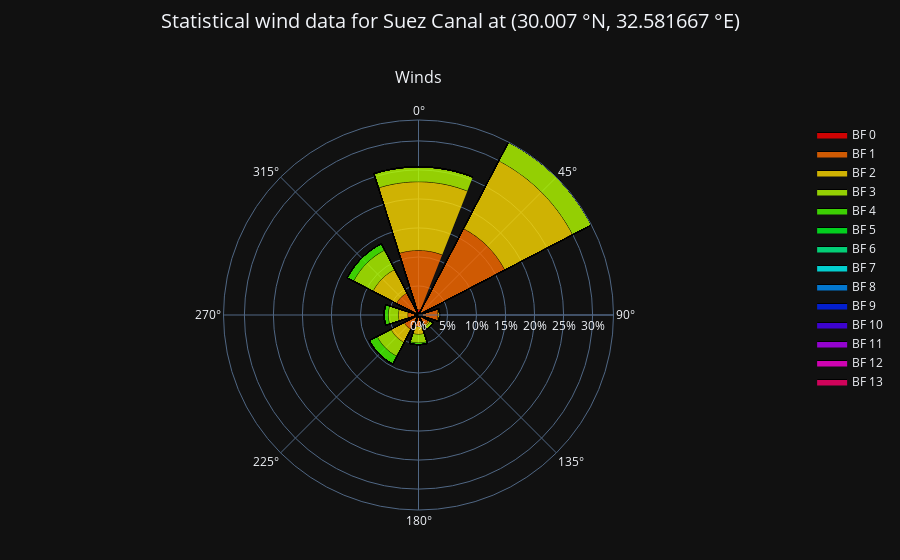

Source (notebook cell):
### Code cell
wind_rose(30.007000, 32.581667, datetime.datetime(2017,1,1), datetime.datetime(2017,2,1), speeds=None, num_directions=8)

### Figure 1 — Plotly figure (JSON) as saved in the notebook; plotly's stock layout.template omitted (floating-point values rounded to 4 significant figures; data arrays with more than 128 entries replaced by an {"elided": "..."} marker saying what was removed)
{"data": [{"hoverinfo": "skip", "line": {"color": "rgba(0,0,0,0)"}, "mode": "lines", "r": {"elided": "360 int values"}, "showlegend": false, "subplot": "polar", "theta": {"elided": "360 float values"}, "type": "scatterpolar"}, {"fill": "tonext", "fillcolor": "hsla(0.0, 100, 50, 0.8)", "line": {"color": "black", "width": 1}, "mode": "lines", "name": "BF 0", "r": {"elided": "360 float values"}, "showlegend": true, "subplot": "polar", "theta": {"elided": "360 float values"}, "type": "scatterpolar"}, {"hoverinfo": "skip", "line": {"color": "rgba(0,0,0,0)"}, "mode": "lines", "r": {"elided": "360 float values"}, "showlegend": false, "subplot": "polar", "theta": {"elided": "360 float values"}, "type": "scatterpolar"}, {"fill": "tonext", "fillcolor": "hsla(25.714285714285715, 100, 50, 0.8)", "line": {"color": "black", "width": 1}, "mode": "lines", "name": "BF 1", "r": {"elided": "360 float values"}, "showlegend": true, "subplot": "polar", "theta": {"elided": "360 float values"}, "type": "scatterpolar"}, {"hoverinfo": "skip", "line": {"color": "rgba(0,0,0,0)"}, "mode": "lines", "r": {"elided": "360 float values"}, "showlegend": false, "subplot": "polar", "theta": {"elided": "360 float values"}, "type": "scatterpolar"}, {"fill": "tonext", "fillcolor": "hsla(51.42857142857143, 100, 50, 0.8)", "line": {"color": "black", "width": 1}, "mode": "lines", "name": "BF 2", "r": {"elided": "360 float values"}, "showlegend": true, "subplot": "polar", "theta": {"elided": "360 float values"}, "type": "scatterpolar"}, {"hoverinfo": "skip", "line": {"color": "rgba(0,0,0,0)"}, "mode": "lines", "r": {"elided": "360 float values"}, "showlegend": false, "subplot": "polar", "theta": {"elided": "360 float values"}, "type": "scatterpolar"}, {"fill": "tonext", "fillcolor": "hsla(77.14285714285714, 100, 50, 0.8)", "line": {"color": "black", "width": 1}, "mode": "lines", "name": "BF 3", "r": {"elided": "360 float values"}, "showlegend": true, "subplot": "polar", "theta": {"elided": "360 float values"}, "type": "scatterpolar"}, {"hoverinfo": "skip", "line": {"color": "rgba(0,0,0,0)"}, "mode": "lines", "r": {"elided": "360 float values"}, "showlegend": false, "subplot": "polar", "theta": {"elided": "360 float values"}, "type": "scatterpolar"}, {"fill": "tonext", "fillcolor": "hsla(102.85714285714286, 100, 50, 0.8)", "line": {"color": "black", "width": 1}, "mode": "lines", "name": "BF 4", "r": {"elided": "360 float values"}, "showlegend": true, "subplot": "polar", "theta": {"elided": "360 float values"}, "type": "scatterpolar"}, {"hoverinfo": "skip", "line": {"color": "rgba(0,0,0,0)"}, "mode": "lines", "r": {"elided": "360 float values"}, "showlegend": false, "subplot": "polar", "theta": {"elided": "360 float values"}, "type": "scatterpolar"}, {"fill": "tonext", "fillcolor": "hsla(128.57142857142858, 100, 50, 0.8)", "line": {"color": "black", "width": 1}, "mode": "lines", "name": "BF 5", "r": {"elided": "360 float values"}, "showlegend": true, "subplot": "polar", "theta": {"elided": "360 float values"}, "type": "scatterpolar"}, {"hoverinfo": "skip", "line": {"color": "rgba(0,0,0,0)"}, "mode": "lines", "r": {"elided": "360 float values"}, "showlegend": false, "subplot": "polar", "theta": {"elided": "360 float values"}, "type": "scatterpolar"}, {"fill": "tonext", "fillcolor": "hsla(154.28571428571428, 100, 50, 0.8)", "line": {"color": "black", "width": 1}, "mode": "lines", "name": "BF 6", "r": {"elided": "360 float values"}, "showlegend": true, "subplot": "polar", "theta": {"elided": "360 float values"}, "type": "scatterpolar"}, {"hoverinfo": "skip", "line": {"color": "rgba(0,0,0,0)"}, "mode": "lines", "r": {"elided": "360 float values"}, "showlegend": false, "subplot": "polar", "theta": {"elided": "360 float values"}, "type": "scatterpolar"}, {"fill": "tonext", "fillcolor": "hsla(180.0, 100, 50, 0.8)", "line": {"color": "black", "width": 1}, "mode": "lines", "name": "BF 7", "r": {"elided": "360 float values"}, "showlegend": true, "subplot": "polar", "theta": {"elided": "360 float values"}, "type": "scatterpolar"}, {"hoverinfo": "skip", "line": {"color": "rgba(0,0,0,0)"}, "mode": "lines", "r": {"elided": "360 float values"}, "showlegend": false, "subplot": "polar", "theta": {"elided": "360 float values"}, "type": "scatterpolar"}, {"fill": "tonext", "fillcolor": "hsla(205.71428571428572, 100, 50, 0.8)", "line": {"color": "black", "width": 1}, "mode": "lines", "name": "BF 8", "r": {"elided": "360 float values"}, "showlegend": true, "subplot": "polar", "theta": {"elided": "360 float values"}, "type": "scatterpolar"}, {"hoverinfo": "skip", "line": {"color": "rgba(0,0,0,0)"}, "mode": "lines", "r": {"elided": "360 float values"}, "showlegend": false, "subplot": "polar", "theta": {"elided": "360 float values"}, "type": "scatterpolar"}, {"fill": "tonext", "fillcolor": "hsla(231.42857142857142, 100, 50, 0.8)", "line": {"color": "black", "width": 1}, "mode": "lines", "name": "BF 9", "r": {"elided": "360 float values"}, "showlegend": true, "subplot": "polar", "theta": {"elided": "360 float values"}, "type": "scatterpolar"}, {"hoverinfo": "skip", "line": {"color": "rgba(0,0,0,0)"}, "mode": "lines", "r": {"elided": "360 float values"}, "showlegend": false, "subplot": "polar", "theta": {"elided": "360 float values"}, "type": "scatterpolar"}, {"fill": "tonext", "fillcolor": "hsla(257.14285714285717, 100, 50, 0.8)", "line": {"color": "black", "width": 1}, "mode": "lines", "name": "BF 10", "r": {"elided": "360 float values"}, "showlegend": true, "subplot": "polar", "theta": {"elided": "360 float values"}, "type": "scatterpolar"}, {"hoverinfo": "skip", "line": {"color": "rgba(0,0,0,0)"}, "mode": "lines", "r": {"elided": "360 float values"}, "showlegend": false, "subplot": "polar", "theta": {"elided": "360 float values"}, "type": "scatterpolar"}, {"fill": "tonext", "fillcolor": "hsla(282.85714285714283, 100, 50, 0.8)", "line": {"color": "black", "width": 1}, "mode": "lines", "name": "BF 11", "r": {"elided": "360 float values"}, "showlegend": true, "subplot": "polar", "theta": {"elided": "360 float values"}, "type": "scatterpolar"}, {"hoverinfo": "skip", "line": {"color": "rgba(0,0,0,0)"}, "mode": "lines", "r": {"elided": "360 float values"}, "showlegend": false, "subplot": "polar", "theta": {"elided": "360 float values"}, "type": "scatterpolar"}, {"fill": "tonext", "fillcolor": "hsla(308.57142857142856, 100, 50, 0.8)", "line": {"color": "black", "width": 1}, "mode": "lines", "name": "BF 12", "r": {"elided": "360 float values"}, "showlegend": true, "subplot": "polar", "theta": {"elided": "360 float values"}, "type": "scatterpolar"}, {"hoverinfo": "skip", "line": {"color": "rgba(0,0,0,0)"}, "mode": "lines", "r": {"elided": "360 float values"}, "showlegend": false, "subplot": "polar", "theta": {"elided": "360 float values"}, "type": "scatterpolar"}, {"fill": "tonext", "fillcolor": "hsla(334.2857142857143, 100, 50, 0.8)", "line": {"color": "black", "width": 1}, "mode": "lines", "name": "BF 13", "r": {"elided": "360 float values"}, "showlegend": true, "subplot": "polar", "theta": {"elided": "360 float values"}, "type": "scatterpolar"}], "layout": {"annotations": [{"font": {"size": 16}, "showarrow": false, "text": "Winds", "x": 0.5, "xanchor": "center", "xref": "paper", "y": 1, "yanchor": "bottom", "yref": "paper", "yshift": 30}], "margin": {"b": 50, "l": 40, "r": 20, "t": 120}, "polar": {"angularaxis": {"direction": "clockwise", "rotation": 90}, "domain": {"x": [0, 1], "y": [0, 1]}, "radialaxis": {"angle": 0, "tickformat": ".0%"}}, "polar2": {"angularaxis": {"direction": "clockwise", "rotation": 90}, "radialaxis": {"angle": 0, "tickformat": ".0%"}}, "title": {"font": {"size": 20}, "text": "Statistical wind data for Suez Canal at (30.007 °N, 32.581667 °E)", "x": 0.5, "y": 0.95, "yanchor": "bottom"}}}
